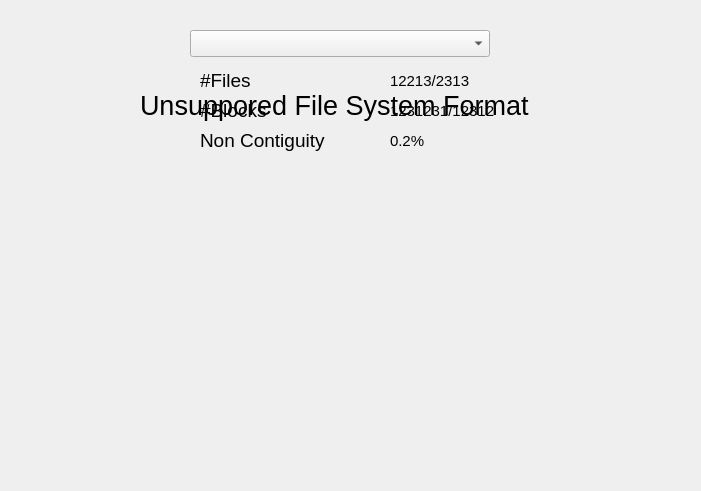
<?xml version="1.0" encoding="UTF-8"?>
<ui version="4.0">
 <class>CheckDiskFragmentation</class>
 <widget class="QDialog" name="CheckDiskFragmentation">
  <property name="geometry">
   <rect>
    <x>0</x>
    <y>0</y>
    <width>701</width>
    <height>491</height>
   </rect>
  </property>
  <property name="windowTitle">
   <string>Dialog</string>
  </property>
  <widget class="QComboBox" name="prtitionsCmboBx">
   <property name="geometry">
    <rect>
     <x>190</x>
     <y>30</y>
     <width>300</width>
     <height>27</height>
    </rect>
   </property>
  </widget>
  <widget class="QLabel" name="blocksLabelTitle">
   <property name="geometry">
    <rect>
     <x>200</x>
     <y>100</y>
     <width>100</width>
     <height>21</height>
    </rect>
   </property>
   <property name="font">
    <font>
     <pointsize>14</pointsize>
    </font>
   </property>
   <property name="text">
    <string>#Blocks</string>
   </property>
  </widget>
  <widget class="QLabel" name="contiguityLabelTitle">
   <property name="geometry">
    <rect>
     <x>200</x>
     <y>130</y>
     <width>141</width>
     <height>21</height>
    </rect>
   </property>
   <property name="font">
    <font>
     <pointsize>14</pointsize>
    </font>
   </property>
   <property name="text">
    <string>Non Contiguity</string>
   </property>
  </widget>
  <widget class="QLabel" name="filesLabelTitle">
   <property name="geometry">
    <rect>
     <x>200</x>
     <y>70</y>
     <width>100</width>
     <height>21</height>
    </rect>
   </property>
   <property name="font">
    <font>
     <pointsize>14</pointsize>
    </font>
   </property>
   <property name="text">
    <string>#Files</string>
   </property>
  </widget>
  <widget class="QLabel" name="fileNumbers">
   <property name="geometry">
    <rect>
     <x>390</x>
     <y>70</y>
     <width>171</width>
     <height>21</height>
    </rect>
   </property>
   <property name="font">
    <font>
     <pointsize>11</pointsize>
    </font>
   </property>
   <property name="text">
    <string>12213/2313</string>
   </property>
  </widget>
  <widget class="QLabel" name="blocksNumber">
   <property name="geometry">
    <rect>
     <x>390</x>
     <y>100</y>
     <width>181</width>
     <height>21</height>
    </rect>
   </property>
   <property name="font">
    <font>
     <pointsize>11</pointsize>
    </font>
   </property>
   <property name="text">
    <string>1231231/12312</string>
   </property>
  </widget>
  <widget class="QLabel" name="contiguityPercentage">
   <property name="geometry">
    <rect>
     <x>390</x>
     <y>130</y>
     <width>171</width>
     <height>21</height>
    </rect>
   </property>
   <property name="font">
    <font>
     <pointsize>11</pointsize>
    </font>
   </property>
   <property name="text">
    <string>0.2%</string>
   </property>
  </widget>
  <widget class="PieChart" name="pieChart" native="true">
   <property name="geometry">
    <rect>
     <x>10</x>
     <y>170</y>
     <width>681</width>
     <height>421</height>
    </rect>
   </property>
   <widget class="QLabel" name="sadFaceLabelImg">
    <property name="geometry">
     <rect>
      <x>180</x>
      <y>0</y>
      <width>321</width>
      <height>291</height>
     </rect>
    </property>
    <property name="text">
     <string/>
    </property>
   </widget>
   <widget class="QLabel" name="loadingLbl">
    <property name="geometry">
     <rect>
      <x>260</x>
      <y>-30</y>
      <width>181</width>
      <height>61</height>
     </rect>
    </property>
    <property name="text">
     <string/>
    </property>
   </widget>
  </widget>
  <widget class="QLabel" name="unsupportedLabel">
   <property name="geometry">
    <rect>
     <x>140</x>
     <y>80</y>
     <width>531</width>
     <height>51</height>
    </rect>
   </property>
   <property name="font">
    <font>
     <pointsize>20</pointsize>
    </font>
   </property>
   <property name="text">
    <string>Unsuppored File System Format</string>
   </property>
  </widget>
 </widget>
 <customwidgets>
  <customwidget>
   <class>PieChart</class>
   <extends>QWidget</extends>
   <header>piechart.h</header>
   <container>1</container>
  </customwidget>
 </customwidgets>
 <resources/>
 <connections/>
</ui>
